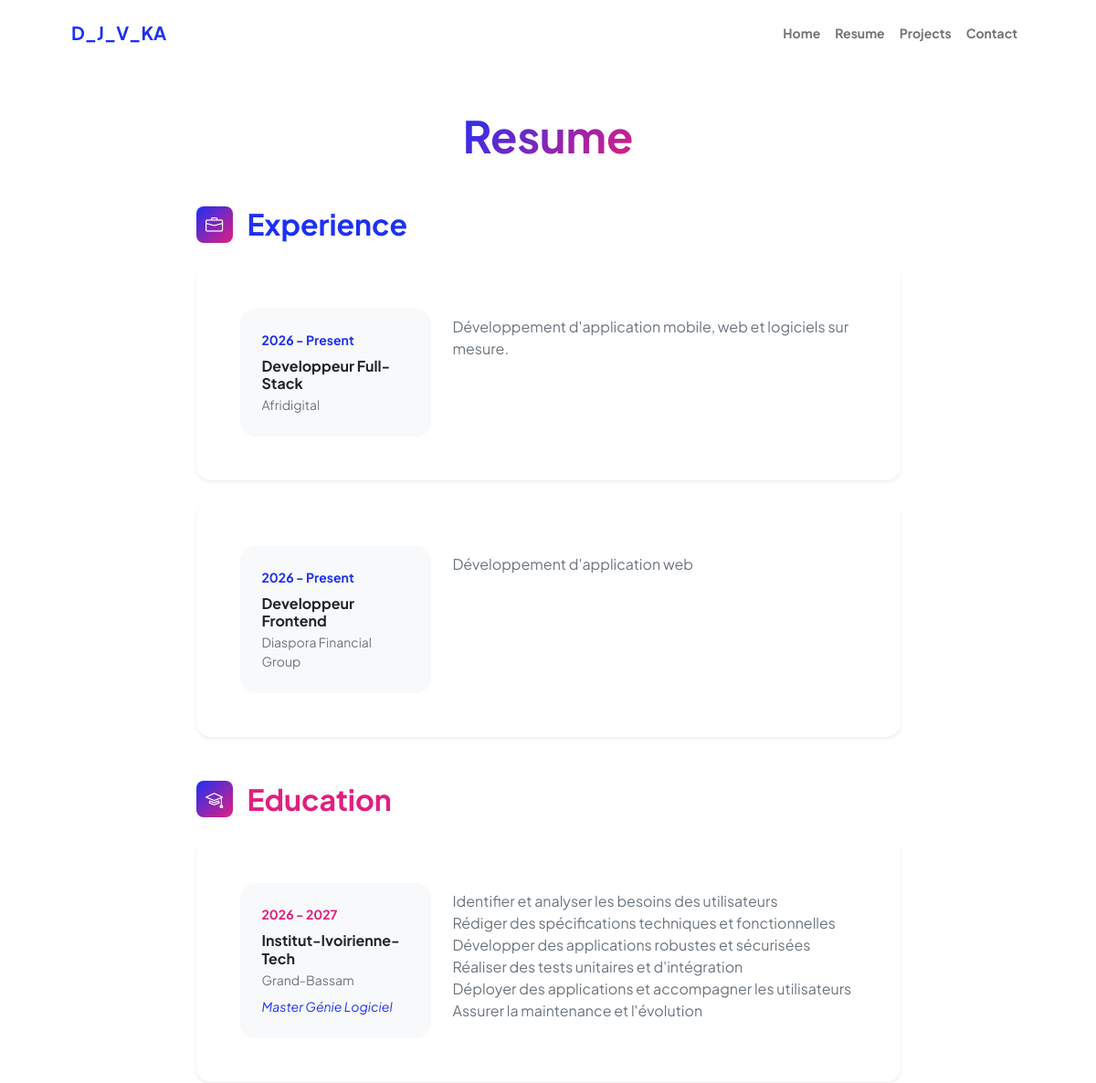
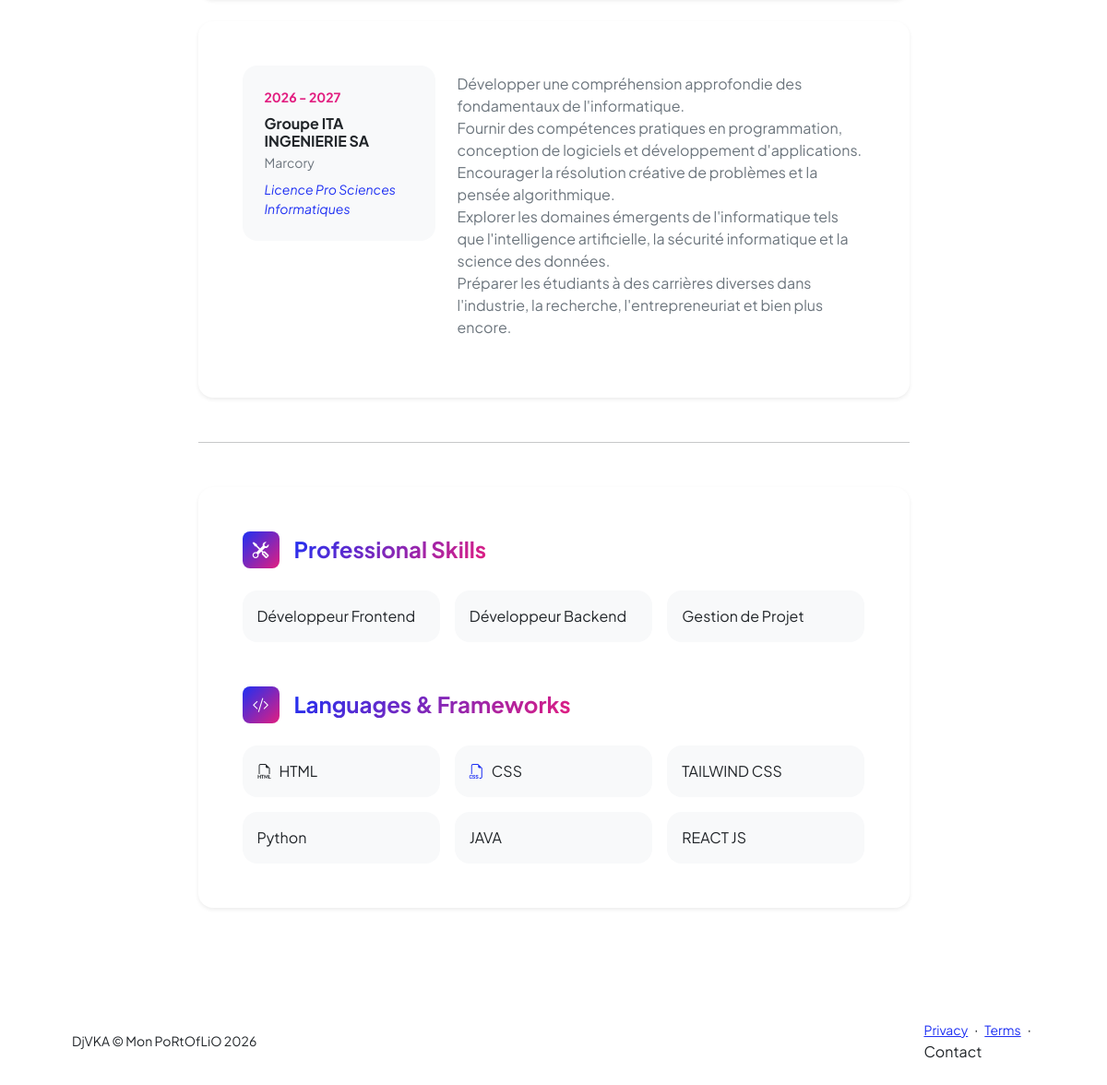
Screenshot of /resume/ with the database file from the repository (2 pictures, top to bottom).
### pages/models/resume.py (models this page shows, shortened)
class Resume(StandardModel):
    class Meta:
        verbose_name = "Résumé"
        verbose_name_plural = "Résumés"
    User = models.ForeignKey(
        User,
        on_delete=models.CASCADE,
        related_name="resumes",
        verbose_name=_("Experiences"),
    )
    profession = models.CharField(
        max_length=50, blank=True, null=True, verbose_name=_("Profession ")
    )
    nom_societe = models.CharField(
        max_length=100, blank=True, null=True, verbose_name=_("Nom de la société")
    )
    mission = models.TextField(
        max_length=500,
        blank=True,
        null=True,
        verbose_name=_("Mission au sein de la société"),
    )

### pages/models/education.py (models this page shows, shortened)
class Education(StandardModel):
    user = models.ForeignKey(
        User,
        on_delete=models.CASCADE,
        related_name='educations',
        verbose_name=_('Accueil Page')
    )
    name = models.CharField(max_length=50, verbose_name=_('Nom'))
    ville = models.CharField(max_length=100, verbose_name=_('Ville'))
    diplome = models.CharField(max_length=200,verbose_name=_('Diplôme Obtenue'))
    description = models.TextField(max_length=900,verbose_name=_('Description'))
    class Meta:
        verbose_name = "Education"
        verbose_name_plural = "Educations"

### pages/views/resume_view.py (the view)
# urls.py: path('resume/', resume_pages, name='resume_pages'),
def resume_pages(request):
    datas = {
        "resumes": Resume.objects.filter(active=True),
        "educations": Education.objects.all(),
    }
    return render(request, "resume.html", datas)

### pages/templates/resume.html (shortened to what this page needs)
{% extends "pages/base.html" %}
{% load static %}
{% block content %}
<div class="container px-5 my-5">
    <div class="text-center mb-5">
        <h1 class="display-5 fw-bolder mb-0"><span class="text-gradient d-inline">Resume</span></h1>
    </div>
    <div class="row gx-5 justify-content-center">
        <div class="col-lg-11 col-xl-9 col-xxl-8">
            <section class="mb-5">
                <div class="d-flex align-items-center mb-4">
                    <div class="feature bg-primary bg-gradient-primary-to-secondary text-white rounded-3 me-3 d-inline-flex align-items-center justify-content-center" style="width: 40px; height: 40px;">
                        <i class="bi bi-briefcase" style="font-size: 1.2rem;"></i>
                    </div>
                    <h2 class="text-primary fw-bolder mb-0">Experience</h2>
                </div>
                {% for resume in resumes %}
                <div class="card shadow-sm border-0 rounded-4 mb-4 bg-white">
                    <div class="card-body p-4 p-md-5">
                        <div class="row align-items-start gx-4">
                            <div class="col-100 col-lg-4 text-center text-lg-start mb-4 mb-lg-0">
                                <div class="bg-light p-4 rounded-4">
                                    <div class="text-primary fw-bolder small mb-2">
                                        {{ resume.date_debut|default:"2026" }} - {{ resume.date_fin|default:"Present" }}
                                    </div>
                                    <div class="fw-bold text-dark h6 mb-1">{{ resume.profession }}</div>
                                    <div class="small text-muted fw-medium">{{ resume.nom_societe }}</div>
                                </div>
                            </div>
                            <div class="col-lg-8 pt-2">
                                <div class="text-muted leading-relaxed">{{ resume.mission|linebreaks }}</div>
                            </div>
                        </div>
                    </div>
                </div>
                {% empty %}
                <p class="text-muted italic">Aucune expérience enregistrée.</p>
                {% endfor %}
            </section>
            <section class="mb-5">
                <div class="d-flex align-items-center mb-4">
                    <div class="feature bg-secondary bg-gradient-primary-to-secondary text-white rounded-3 me-3 d-inline-flex align-items-center justify-content-center" style="width: 40px; height: 40px;">
                        <i class="bi bi-mortarboard" style="font-size: 1.2rem;"></i>
                    </div>
                    <h2 class="text-secondary fw-bolder mb-0">Education</h2>
                </div>
                {% for education in educations %}
                <div class="card shadow-sm border-0 rounded-4 mb-4 bg-white">
                    <div class="card-body p-4 p-md-5">
                        <div class="row align-items-start gx-4">
                            <div class="col-100 col-lg-4 text-center text-lg-start mb-4 mb-lg-0">
                                <div class="bg-light p-4 rounded-4">
                                    <div class="text-secondary fw-bolder small mb-2">
                                        {{ education.date_debut|default:"2026" }} - {{ education.date_fin|default:"2027" }}
                                    </div>
                                    <div class="fw-bold text-dark h6 mb-1">{{ education.name }}</div>
                                    <div class="small text-muted mb-2">{{ education.ville }}</div>
                                    <div class="fst-italic small text-primary fw-medium">{{ education.diplome }}</div>
                                </div>
                            </div>
                            <div class="col-lg-8 pt-2">
                                <div class="text-muted leading-relaxed">{{ education.description|linebreaks }}</div>
                            </div>
                        </div>
                    </div>
                </div>
                {% empty %}
                <p class="text-muted italic">Aucune formation enregistrée.</p>
                {% endfor %}
            </section>
            <hr class="my-5 opacity-25">
            <section>
                <div class="card shadow-sm border-0 rounded-4 mb-5 bg-white">
                    <div class="card-body p-4 p-md-5">
                        <div class="mb-5">
                            <div class="d-flex align-items-center mb-4">
                                <div class="feature bg-primary bg-gradient-primary-to-secondary text-white rounded-3 me-3 d-inline-flex align-items-center justify-content-center" style="width: 40px; height: 40px;">
                                    <i class="bi bi-tools" style="font-size: 1.1rem;"></i>
                                </div>
                                <h3 class="fw-bolder mb-0 h4"><span class="text-gradient d-inline">Professional Skills</span></h3>
                            </div>
                            <div class="row g-3 row-cols-1 row-cols-sm-2 row-cols-md-3">
                                <div class="col"><div class="d-flex align-items-center bg-light rounded-4 p-3 h-100 fw-medium text-dark skill-badge">Développeur Frontend</div></div>
                                <div class="col"><div class="d-flex align-items-center bg-light rounded-4 p-3 h-100 fw-medium text-dark skill-badge">Développeur Backend</div></div>
                                <div class="col"><div class="d-flex align-items-center bg-light rounded-4 p-3 h-100 fw-medium text-dark skill-badge">Gestion de Projet</div></div>
                            </div>
                        </div>
                        <div class="mb-0">
                            <div class="d-flex align-items-center mb-4">
                                <div class="feature bg-primary bg-gradient-primary-to-secondary text-white rounded-3 me-3 d-inline-flex align-items-center justify-content-center" style="width: 40px; height: 40px;">
                                    <i class="bi bi-code-slash" style="font-size: 1.1rem;"></i>
                                </div>
                                <h3 class="fw-bolder mb-0 h4"><span class="text-gradient d-inline">Languages & Frameworks</span></h3>
                            </div>
                            <div class="row g-3 row-cols-2 row-cols-md-3">
                                <div class="col"><div class="d-flex align-items-center bg-light rounded-4 p-3 h-100 fw-medium text-dark skill-badge"><i class="bi bi-filetype-html text-orange me-2"></i> HTML</div></div>
                                <div class="col"><div class="d-flex align-items-center bg-light rounded-4 p-3 h-100 fw-medium text-dark skill-badge"><i class="bi bi-filetype-css text-primary me-2"></i> CSS</div></div>
                                <div class="col"><div class="d-flex align-items-center bg-light rounded-4 p-3 h-100 fw-medium text-dark skill-badge">TAILWIND CSS</div></div>
                                <div class="col"><div class="d-flex align-items-center bg-light rounded-4 p-3 h-100 fw-medium text-dark skill-badge">Python</div></div>
                                <div class="col"><div class="d-flex align-items-center bg-light rounded-4 p-3 h-100 fw-medium text-dark skill-badge">JAVA</div></div>
                                <div class="col"><div class="d-flex align-items-center bg-light rounded-4 p-3 h-100 fw-medium text-dark skill-badge">REACT JS</div></div>
                            </div>
                        </div>
                    </div>
                </div>
            </section>
        </div>
    </div>
</div>
{% endblock %}

### rows the page displays
Resume: date_debut "2026", date_fin "Present", profession "Developpeur Full-Stack", nom_societe "Afridigital", mission "Développement d'application mobile, web et logiciels sur mesure."
Resume: date_debut "2026", date_fin "Present", profession "Developpeur Frontend", nom_societe "Diaspora Financial Group", mission "Développement d'application web"
Education: date_debut "2026", date_fin "2027", name "Institut-Ivoirienne-Tech", ville "Grand-Bassam", diplome "Master Génie Logiciel", description "Identifier et analyser les besoins des utilisateurs Rédiger des spécifications techniques et fonctionnelles Développer des applications robustes et sécurisées Réaliser des tests unitaires et d'intégration Déployer des applications et accompagner les utilisateurs Assurer la maintenance et l'évolution"
Education: date_debut "2026", date_fin "2027", name "Groupe ITA INGENIERIE SA", ville "Marcory", diplome "Licence Pro Sciences Informatiques", description "Développer une compréhension approfondie des fondamentaux de l'informatique. Fournir des compétences pratiques en programmation, conception de logiciels et développement d'applications. Encourager la résolution créative de problèmes et la pensée algorithmique. Explorer les domaines émergents de l'informatique tels que l'intelligence artificielle, la sécurité informatique et la science des données. Préparer les étudiants à des carrières diverses dans l'industrie, la recherche, l'entrepreneuriat et bien plus encore."
